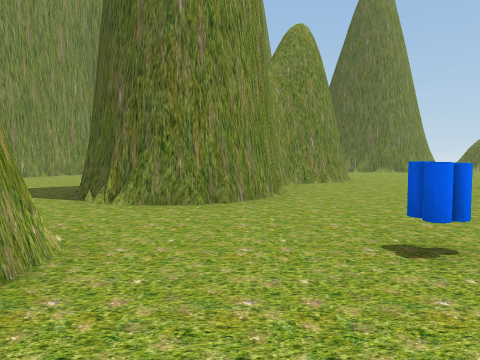
[1] (above)

24 first-person views from a walk through a Unity game level. The camera is 1.5 m above the floor, tilts 4° down and sees 70° across. The floor is counted in squares, 2 m on a side. Each view is taken from the middle of a square. On the plan, view 1 faces up. The plan holds only what a view shows up to about 11 squares ahead; the rest is blank. The place goes on beyond the plan. The player character is not drawn.

[2]
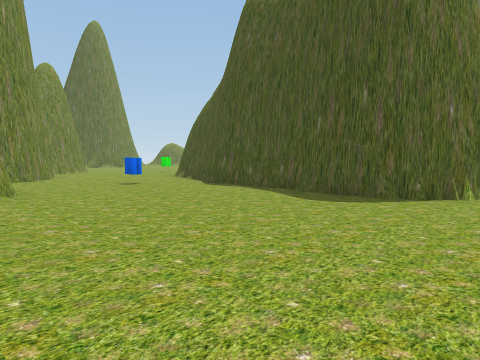

[3]
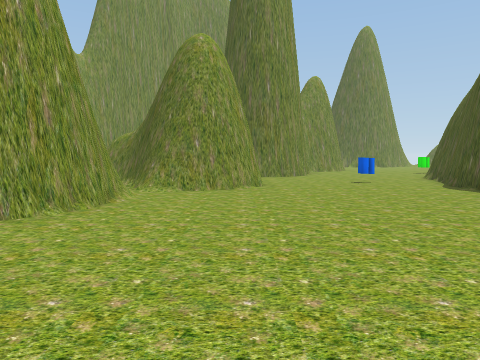

[4]
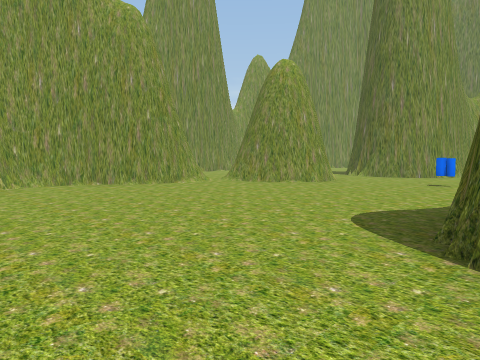

[5]
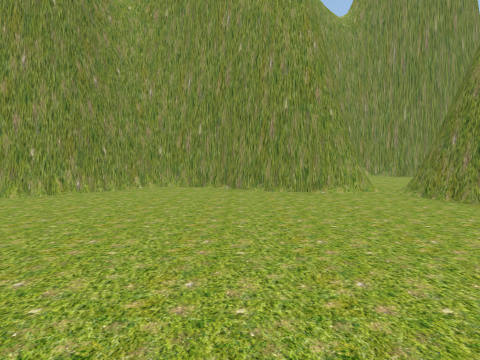

[6]
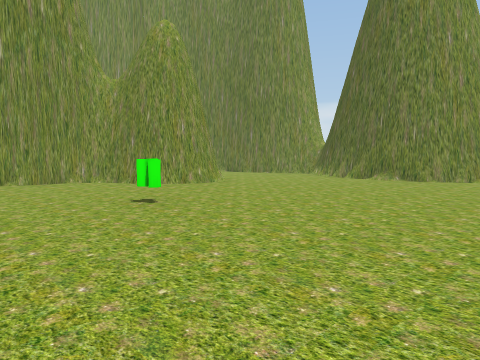

[7]
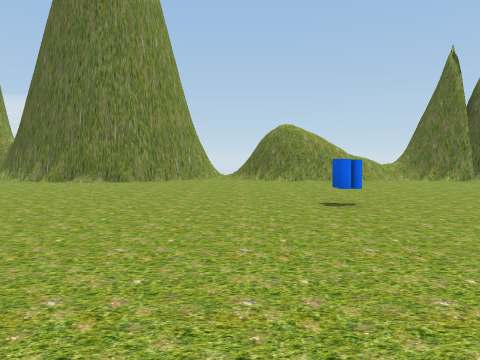

[8]
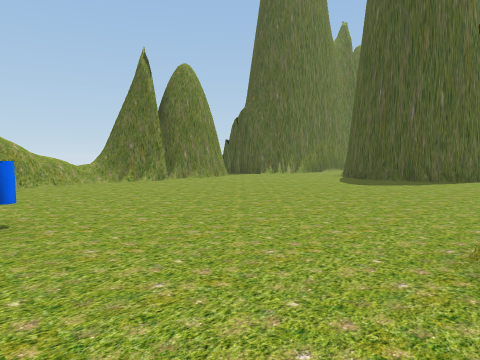

[9]
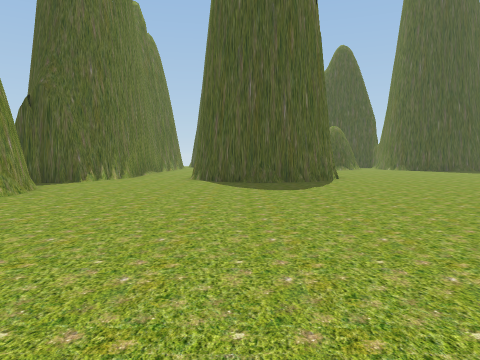

[10]
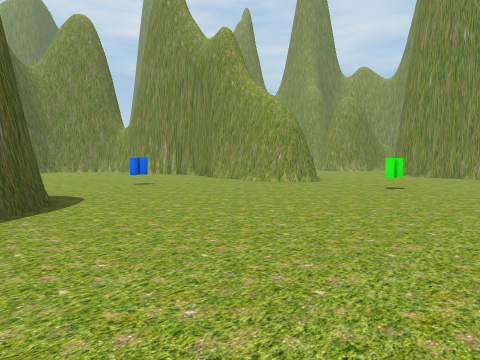

[11]
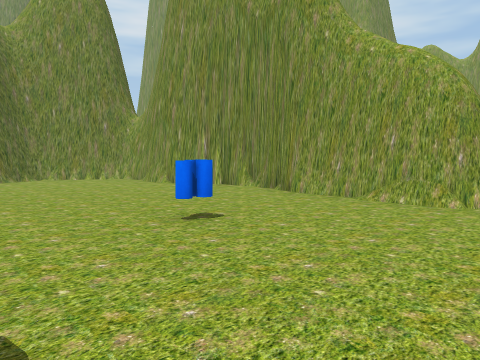

[12]
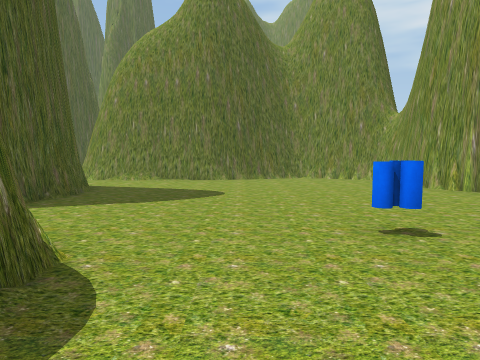

[13]
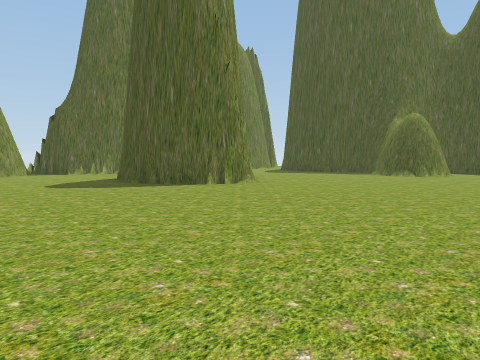

[14]
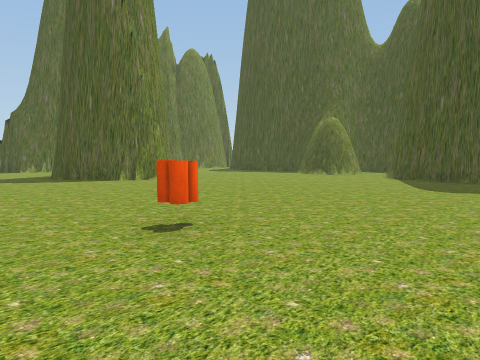

[15]
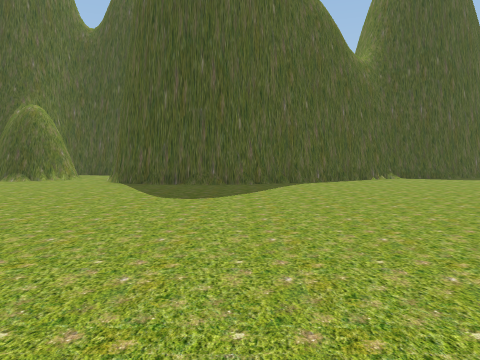

[16]
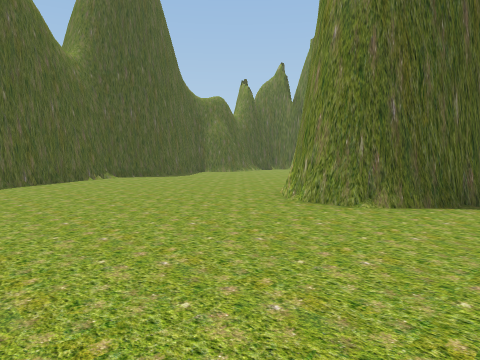

[17]
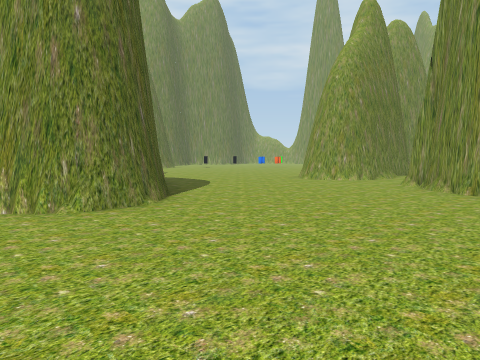

[18]
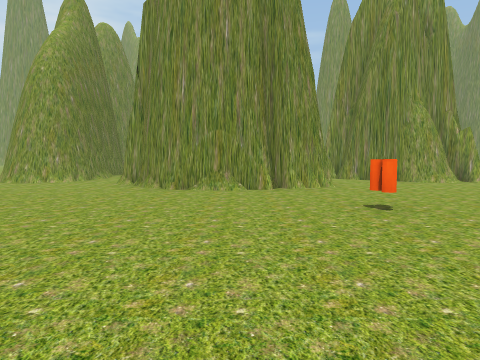

[19]
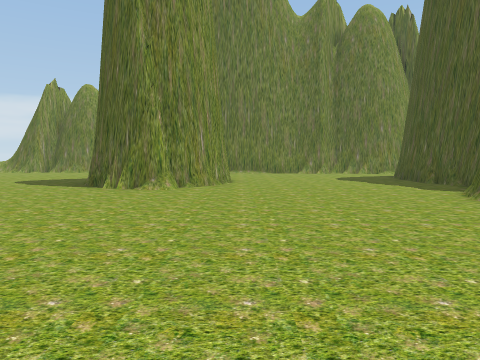

[20]
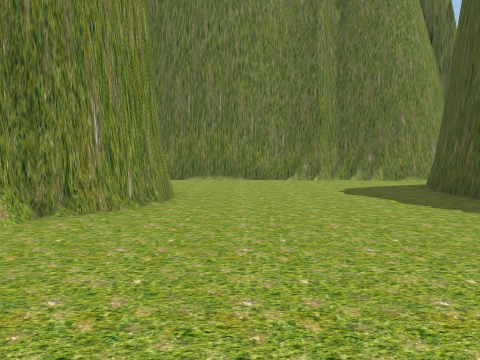

[21]
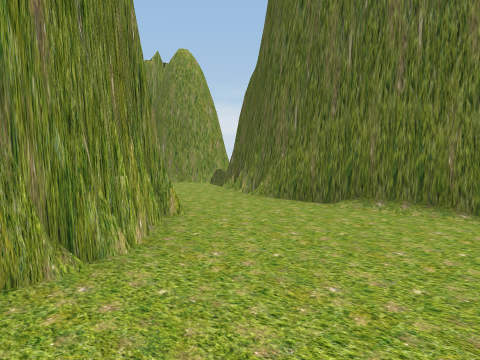

[22]
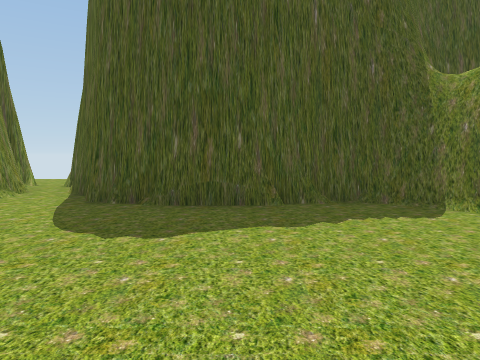

[23]
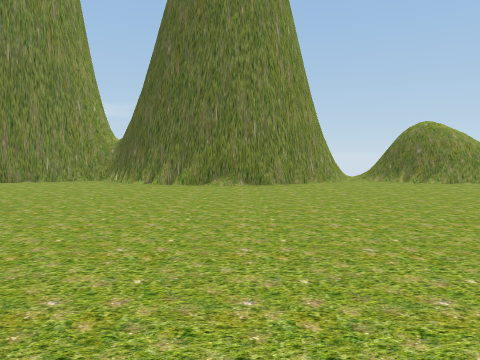

[24]
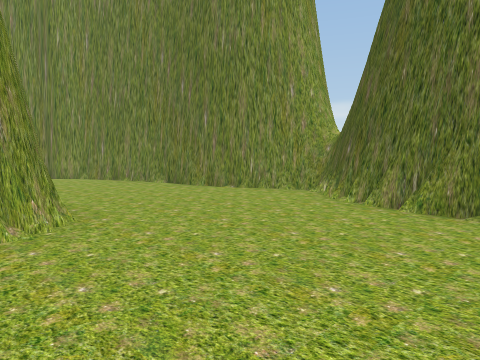

### Floor plan
Key: @ floor where view 1 was taken; # wall or solid block; . floor; / step, stairs or slope; = window, fence, low wall or low ledge; O other object.
Columns run from 8 left of view 1 to 37 right of it. Each row starts with its distance up from view 1.
 18          ####    ###         #.#
 17      #####..##  ##.####==#####.##         ###.
 16     ##.......####...............###########...
 15     ........................................#
 14     ......................................#
 13        .........................##.......##
 12           ##...................####......#
 11   ..      ##.........O.........#  #......#
 10   ..     ###...................####......#
  9   ...    #......................##.......#
  8    ..   ##....O.........................##
  7     .## #..............##  .............#
  6     ..###............#  #...............#
  5      ........##......# ##................
  4      .......###......###................#
  3   ##  #...O.###..O...# ................##
  2 ...####.....###........  #...O........##
  1 ....###.....##.........  ##...........#
  0    #/...@...##.........#  #...........##
 -1    #/.......###........#  #............#
 -2    #/.......###........####............##
 -3   ##........###......... #..............#
 -4   #.........###.........................#
 -5   #..........###...######......##........
 -6   ##.........  #####    #......###.......
 -7    ##..  ....           # ....##  .... ..

Positions as (right, up) in squares from view 1, and headings:
1: (0, 0), facing up
2: (-3, -6), facing up-right
3: (-2, -7), facing up
4: (4, -7), facing up-left
5: (3, -3), facing left
6: (11, 5), facing up-left
7: (11, 6), facing up
8: (12, 7), facing up-right
9: (13, 12), facing right
10: (14, 11), facing down-left
11: (12, 6), facing down-left
12: (11, 6), facing down
13: (18, 2), facing up-right
14: (19, -1), facing up-right
15: (21, 0), facing right
16: (21, 0), facing down-right
17: (26, 0), facing down-left
18: (26, 0), facing left
19: (27, 1), facing up
20: (28, 5), facing up
21: (29, 11), facing up-left
22: (27, 11), facing right
23: (7, 7), facing up
24: (7, 11), facing up-left
